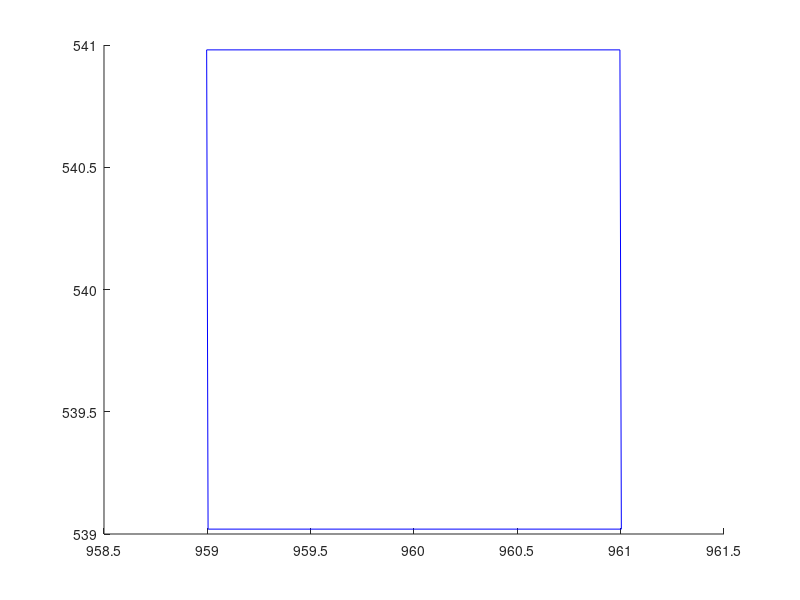

Write the MATLAB code that produced this figure.
pW = 1920 / 2;%Половина ширины экрана
pH = 1080 / 2;%Половина высоты экран

dy = pi / 180;%угол В радианах
%dx = pi / 180 * 90;%угол в радианах
dx = 0.2;
m = [cos(dy) -sin(dy)*sin(dx) sin(dy)*cos(dx); 
    0 cos(dx) sin(dx);
    -sin(dy) -cos(dy)*sin(dx) cos(dy)*sin(dx)];

v1 = m * [-1; 1; 0;];
v2 = m * [1; 1; 0;];
v3 = m * [-1; -1; 0;];
v4 = m * [1; -1; 0;];

line([v1(1, 1) + pW, v2(1, 1) + pW], [v1(2, 1) + pH, (v2(2, 1) + pH)],'color','b') % Blue line from (4,0) to (4,10)
line([v2(1, 1) + pW, v4(1, 1) + pW], [v2(2, 1) + pH, (v4(2, 1) + pH)],'color','b') % Blue line from (4,0) to (4,10)
line([v4(1, 1) + pW, v3(1, 1) + pW], [v4(2, 1) + pH, (v3(2, 1) + pH)],'color','b') % Blue line from (4,0) to (4,10)
line([v3(1, 1) + pW, v1(1, 1) + pW], [v3(2, 1) + pH, (v1(2, 1) + pH)],'color','b') % Blue line from (4,0) to (4,10)

